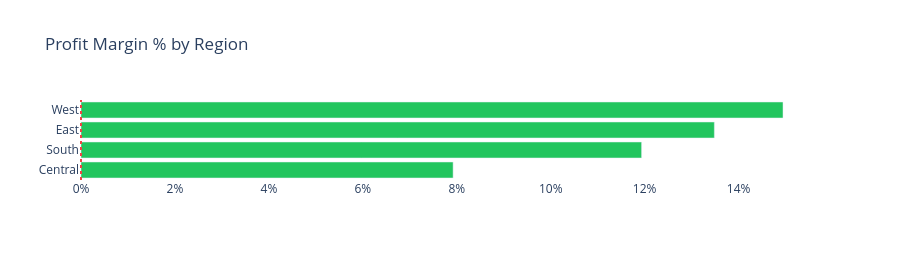

This figure's notebook cell:
### Code cell
reg_sorted = region.sort_values('ProfitMarginPct')
colours = ['#22c55e' if v >= 0 else '#ef4444' for v in reg_sorted['ProfitMarginPct']]
fig = go.Figure(
    go.Bar(y=reg_sorted['Region'], x=reg_sorted['ProfitMarginPct'],
           orientation='h', marker_color=colours)
)
fig.add_vline(x=0, line_dash='dot', line_color='#ef4444')
fig.update_layout(
    title_text='Profit Margin % by Region',
    plot_bgcolor='#ffffff', paper_bgcolor='#ffffff', height=260,
)
fig.update_xaxes(ticksuffix='%')
fig.show()

### Figure 1 — Plotly figure (JSON) as saved in the notebook; plotly's stock layout.template omitted (floating-point values rounded to 4 significant figures)
{"data": [{"marker": {"color": ["#22c55e", "#22c55e", "#22c55e", "#22c55e"]}, "orientation": "h", "type": "bar", "x": [7.922, 11.93, 13.48, 14.94], "y": ["Central", "South", "East", "West"]}], "layout": {"height": 260, "paper_bgcolor": "#ffffff", "plot_bgcolor": "#ffffff", "shapes": [{"line": {"color": "#ef4444", "dash": "dot"}, "type": "line", "x0": 0, "x1": 0, "xref": "x", "y0": 0, "y1": 1, "yref": "y domain"}], "title": {"text": "Profit Margin % by Region"}, "xaxis": {"ticksuffix": "%"}}}
